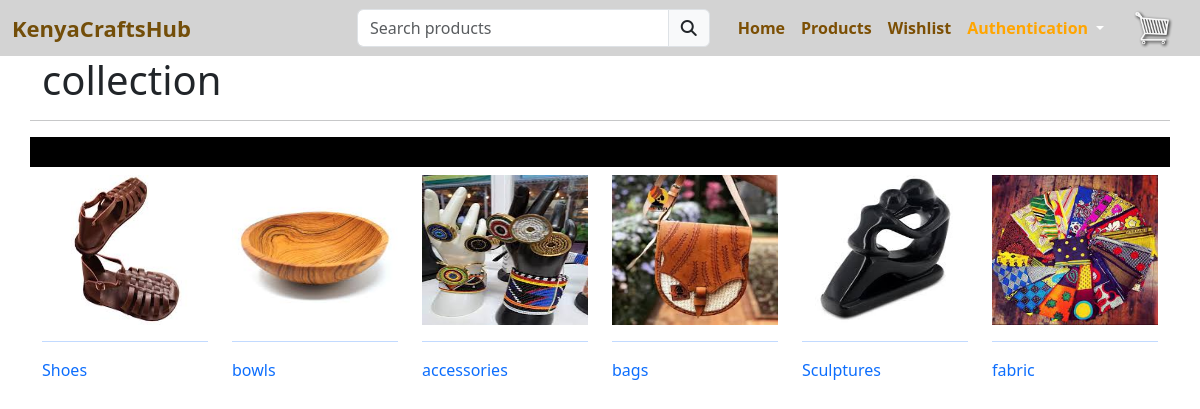
Screenshot of /collection/ with the database file from the repository.
### hub/models.py (models this page shows, shortened)
class Category(models.Model):
    slug = models.CharField(max_length=150, null=False, blank=False)
    name = models.CharField(max_length=150, null=False, blank=False)
    image = models.ImageField(null=False, blank=False)
    description = models.TextField(max_length=700, null=False, blank=False)
    status = models.BooleanField(default=False, help_text="0=default,1=Trending")
    trending = models.BooleanField(default=False, help_text="0=default,1=Trending")
    meta_title = models.CharField(max_length=150, null=False, blank=False)
    meta_keywords = models.CharField(max_length=150, null=False, blank=False)
    meta_description = models.CharField(max_length=150, null=False, blank=False)
    created_at = models.DateTimeField(auto_now_add=True)
    @property
    def imageURL(self):
        try:
            url = self.image.url
        except:
            url = ''
        return url

### hub/views.py (the view)
# urls.py: path('collection/',views.collection,name='collection'),
def collection(request):
    category = Category.objects.filter(status=0)
    context = {'category': category}
    return render(request, 'store/collection.html', context)

### templates/store/collection.html (shortened to what this page needs)
{% extends 'store/layouts/main.html' %}
{% load static %}
{% block content %}
<div class="container">
    <h1>collection</h1>
<div class="row">
    <hr>
    <div style="height: 30px; background-color: black; color: white;" >
    </div>
    <br>
    {% for item in category %}
    <div class="col-md-2 my-2 prod_itm">
        <div class="coll w-100">
            <a href="{% url 'collectionview' item.slug %}">
            <div class="card-body">
                <div class="category-image">
                    <img class="w-100 img-main" src="{{item.imageURL}}" alt="">
                </div>
                <hr>
                <p class="mt-0">{{ item.name }}</p>
            </div>
        </a>
        </div>
    </div>
    {% endfor %}
</div>
</div>
{% endblock %}

### templates/store/layouts/main.html (shortened to what this page needs)
{% load static %}
<!DOCTYPE html>
<html lang="en">
<head>
    <link href="https://cdn.jsdelivr.net/npm/bootstrap@5.3.2/dist/css/bootstrap.min.css" rel="stylesheet">
    <link rel="stylesheet" href="https://cdnjs.cloudflare.com/ajax/libs/font-awesome/4.7.0/css/font-awesome.min.css">
    <link rel="stylesheet" href="{% static 'css/styles.css' %}">
    <link rel="stylesheet" href="{% static 'css/owl.carousel.min.css' %}">
    <link rel="stylesheet" href="{% static 'css/owl.theme.default.min.css' %}">
    <link rel="stylesheet" href="https://cdn.jsdelivr.net/npm/alertifyjs@1.13.1/build/css/alertify.min.css"/>
    <link rel="stylesheet" href="https://cdn.jsdelivr.net/npm/alertifyjs@1.13.1/build/css/themes/default.min.css"/>
    <link rel="stylesheet" href="https://code.jquery.com/ui/1.13.2/themes/base/jquery-ui.css">
</head>
<body>
  <nav class="navbar navbar-expand-lg navbar-light" style="background-color: lightgrey;">
    <div class="container-fluid">
      <div class="first">
        <a class="navbar-brand" href="{% url 'home' %}"><strong>KenyaCraftsHub</strong></a>
      </div>
      <div class="search-bar ">
        <form action="{% url 'searchproduct' %}" method="POST">
        <div class="input-group searching">
          <input type="search" required class="form-control s1" name="productsearch" id="search" placeholder="Search products" aria-describedby="basic-addon1">
          <button type="submit" class="input-group-text s1"><i class="fa fa-search"></i></button>
        </div>
      </form>
      </div>
      <div class="collapse navbar-collapse" id="navbarSupportedContent">
        <ul class="navbar-nav me-auto mb-2 mb-lg-0">
          <li class="nav-item">
            <a class="nav-link navs" aria-current="page" href="{% url 'home' %}">Home</a>
          </li>
          <li class="nav-item">
            <a class="nav-link navs " href="{% url 'collection' %}">Products</a>
          </li>
          <li class="nav-item">
            <a class="nav-link navs " href="{% url 'wishlist' %}">Wishlist</a>
          </li>
          <li class="nav-item dropdown navs">
            <a class="nav-link dropdown-toggle" style="color: white;" href="#" role="button" data-bs-toggle="dropdown" aria-expanded="false">
              <strong style="color: orange;">Authentication</strong>
            </a>
          </li>
        </ul>
      </div>
      <a href="{% url 'cart' %}" style="margin-right: 15px;">
        <img id="cart-icon" src="{% static 'cart.png' %}" alt="">
    </a>
    </div>
  </nav>
    {% block content %}
    {% endblock content %}
  </body>
</html>

### assets/css/styles.css (style rules this page uses)
#cart-icon { width:40px; display: inline-block; margin-left: 15px; }
.search-bar { width: 30% !important; margin-right: 20px; margin-left: 150px; }
.navs { font-weight: bold; color: #7c4f04; }
.navbar-brand { color: #734e09; font-size: 22px; }
.img-main { height: 150px; }

### templates/store/layouts/main.html (style rules this page uses)
a { text-decoration: none; }

### rows the page displays
Category: imageURL (picture), name "Shoes"
Category: imageURL (picture), name "bowls"
Category: imageURL (picture), name "accessories"
Category: imageURL (picture), name "bags"
Category: imageURL (picture), name "Sculptures"
Category: imageURL (picture), name "fabric"
